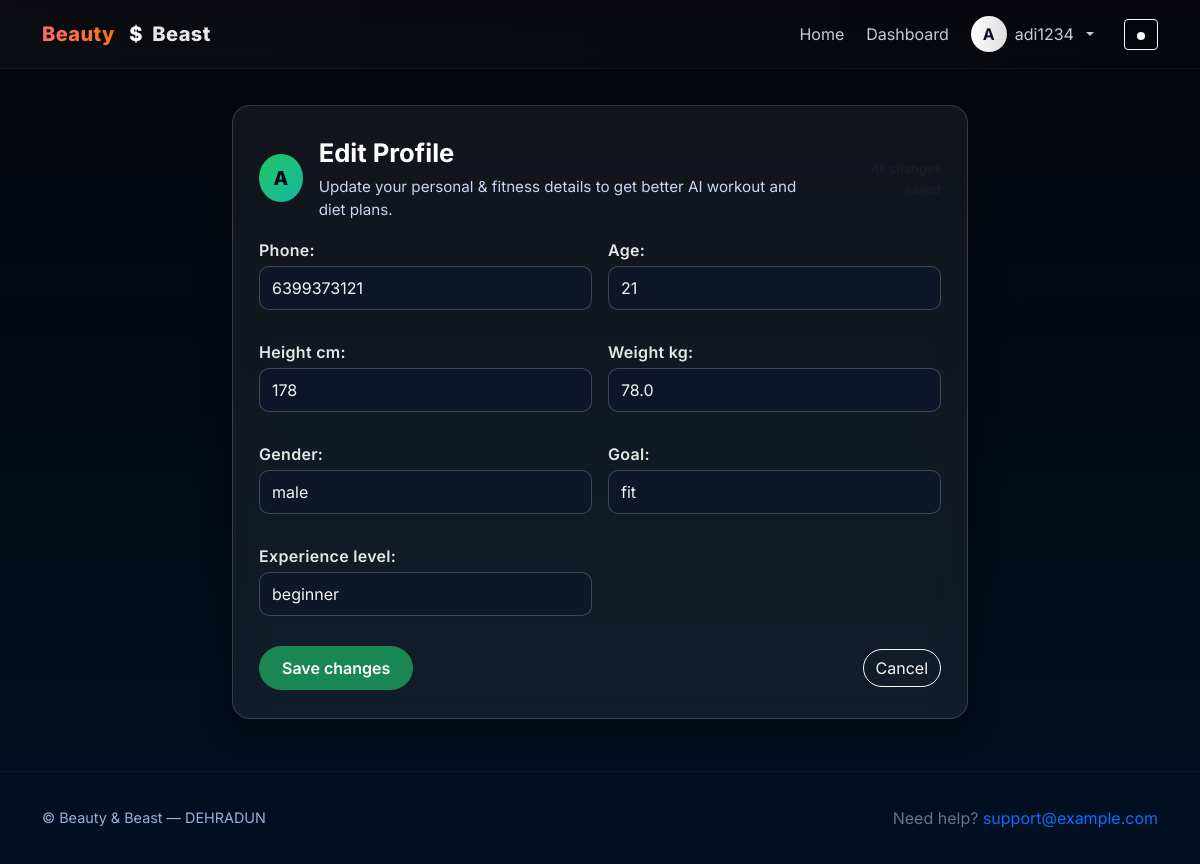
Page /profile/edit/ (signed in) on the committed database.
### main/models.py (models this page shows, shortened)
class MemberProfile(models.Model):
    user = models.OneToOneField(User, on_delete=models.CASCADE, related_name='memberprofile')
    phone = models.CharField(max_length=20, blank=True)
    age = models.PositiveSmallIntegerField(null=True, blank=True)
    height_cm = models.PositiveSmallIntegerField(null=True, blank=True)
    weight_kg = models.FloatField(null=True, blank=True)
    gender = models.CharField(max_length=10, blank=True)
    goal = models.CharField(max_length=50, blank=True)  # e.g., 'Fat Loss', 'Muscle Gain'
    experience_level = models.CharField(max_length=20, blank=True)  # Beginner/Intermediate/Advanced
    is_payment_approved = models.BooleanField(default=False)

### main/views.py (the view)
# urls.py: path('profile/edit/', views.edit_profile, name='edit_profile'),
@login_required
def edit_profile(request):
    profile = request.user.memberprofile
    if request.method == 'POST':
        form = MemberProfileForm(request.POST, instance=profile)
        if form.is_valid():
            form.save()
            messages.success(request, "Profile updated.")
            return redirect('dashboard')
    else:
        form = MemberProfileForm(instance=profile)
    return render(request, 'main/edit_profile.html', {'form': form})

### main/forms.py
class MemberProfileForm(forms.ModelForm):
    class Meta:
        model = MemberProfile
        fields = ['phone', 'age', 'height_cm', 'weight_kg', 'gender', 'goal', 'experience_level']

### main/templates/main/edit_profile.html (shortened to what this page needs)
{% extends "main/base.html" %}
{% block content %}
<div class="row justify-content-center py-4">
  <div class="col-lg-8 col-md-10">
    <div class="profile-card">
      <div class="d-flex justify-content-between align-items-center mb-3">
        <div class="d-flex align-items-center gap-3">
          <div class="avatar-circle">
            {{ user.username|slice:":1"|upper }}
          </div>
          <div>
            <div class="profile-title">Edit Profile</div>
            <div class="profile-subtitle">
              Update your personal & fitness details to get better AI workout and diet plans.
            </div>
          </div>
        </div>
        <div class="text-end small text-muted">
          <span id="unsavedText" style="font-size:0.8rem;">All changes saved</span>
        </div>
      </div>
      <form method="post" id="editProfileForm" novalidate>
        <div class="row g-3">
          {% for field in form %}
            <div class="col-md-6">
              <div class="field-wrapper">
                {{ field.label_tag }}
                {{ field }}
              </div>
            </div>
          {% endfor %}
        </div>
        <div class="d-flex justify-content-between align-items-center mt-3">
          <button type="submit" class="btn btn-success btn-save">Save changes</button>
          <a class="btn btn-outline-light btn-cancel" href="{% url 'dashboard' %}">Cancel</a>
        </div>
      </form>
    </div>
  </div>
</div>
{% endblock %}

### main/templates/main/base.html (shortened to what this page needs)
<!doctype html>
<html lang="en">
  <head>
    <link href="https://cdn.jsdelivr.net/npm/bootstrap@5.3.2/dist/css/bootstrap.min.css" rel="stylesheet">
  </head>
  <body>
    <nav class="navbar navbar-expand-lg">
  <div class="container">
    <a class="navbar-brand" href="{% url 'home' %}">
      <span class="brand-accent">Beauty</span> &nbsp; $ &nbsp;<span style="opacity:.9">Beast</span>
    </a>
    <div class="collapse navbar-collapse" id="mainNav">
      <ul class="navbar-nav ms-auto align-items-center">
        <li class="nav-item">
          <a class="nav-link" href="{% url 'home' %}">Home</a>
        </li>
        {% if user.is_authenticated %}
          <li class="nav-item">
            <a class="nav-link" href="{% url 'dashboard' %}">Dashboard</a>
          </li>
          <li class="nav-item dropdown">
            <a class="nav-link dropdown-toggle d-flex align-items-center" href="#" role="button" data-bs-toggle="dropdown">
              <div class="avatar me-2 text-dark">
                <div style="display:flex;align-items:center;justify-content:center;height:100%;color:#0b1220;font-weight:700;">
                  {{ user.username|slice:":1"|upper }}
                </div>
              </div>
              <span class="me-2">{{ user.username }}</span>
            </a>
          </li>
{% endif %}
        <li class="nav-item ms-3">
          <button id="themeToggle" class="btn btn-sm btn-outline-light" title="Toggle dark mode">
            <svg id="icon-sun" xmlns="http://www.w3.org/2000/svg" width="16" height="16" fill="currentColor" viewBox="0 0 16 16">
              <path d="M8 12a4 4 0 1 0 0-8 4 4 0 0 0 0 8z"/>
            </svg>
          </button>
        </li>
      </ul>
    </div>
  </div>
</nav>
    <main class="container app-container">
      {% block content %}{% endblock %}
    </main>
    <footer class="site-footer bg-transparent">
      <div class="container d-flex justify-content-between align-items-center py-3">
        <div class="small-note">&copy; {{ now.year }} Beauty & Beast — DEHRADUN</div>
        <div class="muted">Need help? <a href="mailto:support@example.com" class="text-decoration-none">support@example.com</a></div>
      </div>
    </footer>
  </body>
</html>

### main/templates/main/base.html (style rules this page uses)
:root { --accent:#ff6b6b; --muted:#6b7280; --bg-grad-1:#0f1724; --bg-grad-2:#0b1220; --glass: rgba(15,23,42,0.9); }
html,body { height:100%; font-family: 'Inter', system-ui, -apple-system, "Segoe UI", Roboto, "Helvetica Neue", Arial; background: linear-gradient(180deg,var(--bg-grad-1) 0%, #071025 60%), radial-gradient( circle at 10% 10%, rgba(255,255,255,0.02), transparent 10% ); color:#e6eef8; }
.app-container { min-height: calc(100vh - 120px); padding-top: 12px; padding-bottom: 28px; }
.navbar { background: linear-gradient(90deg, rgba(255,255,255,0.03), rgba(255,255,255,0.01)); border-bottom: 1px solid rgba(255,255,255,0.04); backdrop-filter: blur(6px); }
.navbar .navbar-brand { font-weight:800; color:#fff; letter-spacing:0.4px; }
.navbar .nav-link { color: rgba(230,238,248,0.85); margin-right: 6px; }
.brand-accent { display:inline-block; background: linear-gradient(90deg,var(--accent), #f97316); -webkit-background-clip: text; background-clip: text; color: transparent; }
footer.site-footer { border-top: 1px solid rgba(255,255,255,0.04); padding: 18px 0; color: var(--muted); }
.muted { color: var(--muted); }
.small-note { font-size: 0.9rem; color: #9fb0d4; }
.avatar { width:36px; height:36px; border-radius:50%; background: linear-gradient(90deg,#fff 0%, #ddd 100%); display:inline-block; overflow:hidden; }
.dark-mode body { background: linear-gradient(180deg,#04050a,#021022); }
form label { color: #e6e6e6 !important; font-weight: 600; letter-spacing: 0.3px; }
form input, form select, form textarea { color: #f4f4f4 !important; background: rgba(15,23,42,0.9) !important; border: 1px solid rgba(148,163,184,0.35) !important; }
form input::placeholder, form textarea::placeholder { color: rgba(226,232,240,0.6) !important; }
.navbar { z-index: 10000 !important; position: relative; }

### main/templates/main/edit_profile.html (style rules this page uses)
.profile-card { background: rgba(255,255,255,0.06); border-radius: 18px; border: 1px solid rgba(255,255,255,0.16); backdrop-filter: blur(14px); padding: 28px 26px; box-shadow: 0 12px 30px rgba(0,0,0,0.45); }
.profile-title { font-size: 1.6rem; font-weight: 700; color: #ffffff; margin-bottom: 4px; }
.profile-subtitle { font-size: 0.95rem; color: #cbd5f5; }
.avatar-circle { width: 48px; height: 48px; border-radius: 50%; background: linear-gradient(135deg,#22c55e,#14b8a6); display: flex; align-items: center; justify-content: center; font-weight: 800; color: #020617; font-size: 1.2rem; }
.profile-card label { color: #e5e7eb; font-weight: 600; margin-bottom: 4px; }
.profile-card input, .profile-card select, .profile-card textarea { width: 100%; padding: 9px 12px; border-radius: 10px; border: 1px solid rgba(148,163,184,0.6); background: rgba(15,23,42,0.75); color: #f9fafb; box-sizing: border-box; transition: border-color .2s ease, box-shadow .2s ease, background .2s ease; }
.field-wrapper { margin-bottom: 14px; }
.btn-save { padding: 9px 22px; border-radius: 999px; font-weight: 600; }
.btn-cancel { border-radius: 999px; }

### rows in the picture
MemberProfile: form "6399373121" "21" "178" "78.0" "male" "fit" "beginner"

### other values in the picture
{{ user.username|slice:":1"|upper }} "A"
{{ user.username }} "adi1234"
{{ field.label_tag }} "Phone:" "Age:" "Height cm:" "Weight kg:" "Gender:" "Goal:" "Experience level:"
